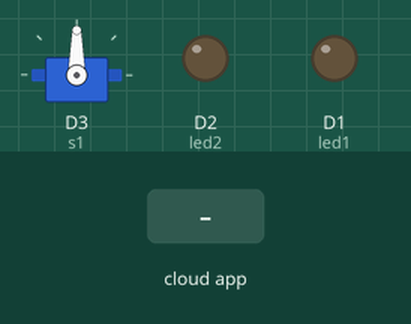
Simulated run of this sketch. Board: ESP8266 (NodeMCU). Parts: servo, output pins drawn as LEDs (lit = HIGH). The test bench sets the inputs (shaded band). WiFi joins after 1.5 s; servers stay silent unless stated; no MQTT or app messages arrive unless stated; what the sketch prints to the serial monitor is not drawn.

Above: at 2.7 s.
2.8 s: the phone or cloud app sets LED1 to 1
At 3.5 s:
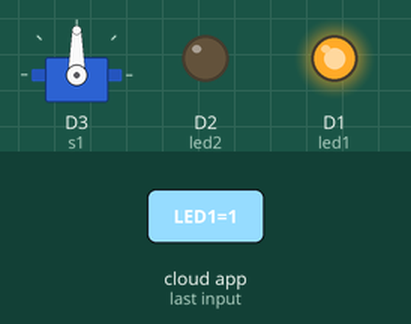
4.3 s: the phone or cloud app sets LED2 to 1
At 4.8 s:
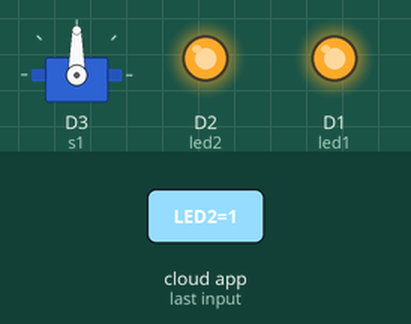
5.8 s: the phone or cloud app sets Servo to 0
At 7.0 s:
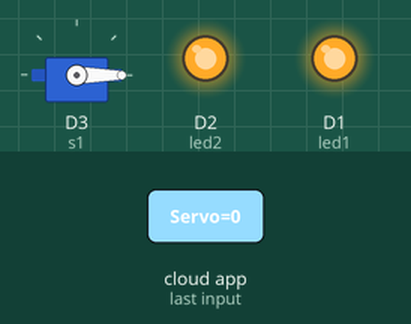
7.3 s: the phone or cloud app sets LED1 to 0
At 8.4 s:
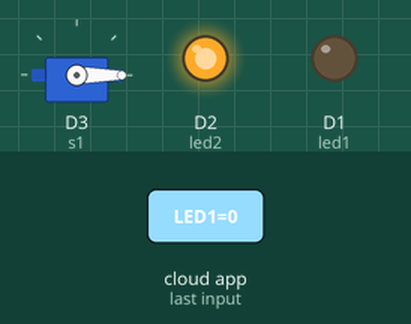
8.8 s: the phone or cloud app sets LED2 to 0
At 10.0 s:
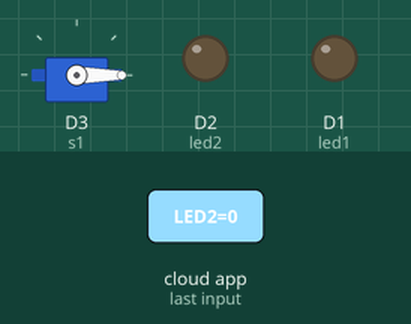
10.3 s: the phone or cloud app sets Servo to 1
At 11.3 s:
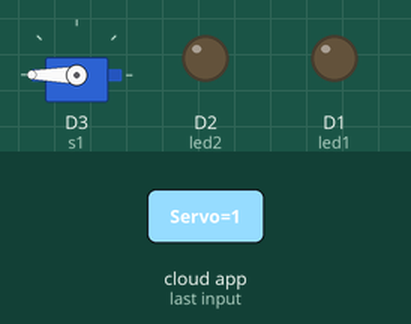
Timing chart, 0 to 12.8 s (numbered marks = the images above; inputs shaded):
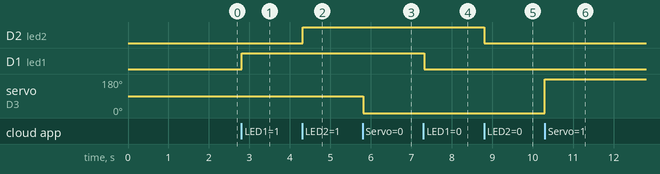

The sketch:

Project.ino
```cpp
#include <ESP8266WiFi.h>
#include "Adafruit_MQTT.h"
#include "Adafruit_MQTT_Client.h"
#include<Servo.h>
#define led1 D1
#define led2 D2
Servo s1;

#define WLAN_SSID       ""    //wifi access name
#define WLAN_PASS       ""    // password

#define AIO_SERVER      "io.adafruit.com"
#define AIO_SERVERPORT  1883
#define AIO_USERNAME    ""
#define AIO_KEY         ""

//WIFI CLIENT
WiFiClient client;

Adafruit_MQTT_Client mqtt(&client, AIO_SERVER, AIO_SERVERPORT, AIO_USERNAME, AIO_KEY);

Adafruit_MQTT_Subscribe Light1 = Adafruit_MQTT_Subscribe(&mqtt, AIO_USERNAME"/feeds/LED1"); // Feeds name should be same everywhere
Adafruit_MQTT_Subscribe Light2 = Adafruit_MQTT_Subscribe(&mqtt, AIO_USERNAME "/feeds/LED2");
Adafruit_MQTT_Subscribe Servo = Adafruit_MQTT_Subscribe(&mqtt, AIO_USERNAME "/feeds/Servo");

void MQTT_connect();

void setup() {
  Serial.begin(115200);
  pinMode(led1, OUTPUT);
  pinMode(led2, OUTPUT);
  s1.attach(D3);

  WiFi.begin(WLAN_SSID, WLAN_PASS);
  while (WiFi.status() != WL_CONNECTED) {
    delay(500);

  }
  mqtt.subscribe(&Light1);
  mqtt.subscribe(&Light2);
  mqtt.subscribe(&Servo);

}

void loop() {

  MQTT_connect();


  Adafruit_MQTT_Subscribe *subscription;
  while ((subscription = mqtt.readSubscription(20000))) {
    if (subscription == &Light1) {
      int Light1_State = atoi((char *)Light1.lastread);
      digitalWrite(led1, Light1_State);

    }
    if (subscription == &Light2) {
      int Light2_State = atoi((char *)Light2.lastread);
      digitalWrite(led2, Light2_State);
    }
    if (subscription == &Servo) {
      int Servo_State = atoi((char *)Servo.lastread);
      if(Servo_State==0){
        s1.write(0);
      }
      if(Servo_State==1){
        s1.write(180);
      }

    }
  }


}

void MQTT_connect() {
  int8_t ret;

  if (mqtt.connected()) {
    return;
  }

  Serial.print("Connecting to MQTT ");

  uint8_t retries = 3;

  while ((ret = mqtt.connect()) != 0) {
    Serial.println(mqtt.connectErrorString(ret));
    Serial.println("Retrying MQTT connection");
    mqtt.disconnect();
    delay(5000);
    retries--;
    if (retries == 0) {
      while (1);
    }
  }
  Serial.println("MQTT Connected!");

}
```

Measured:
- after the input at 2.8 s, D1 (led1): LOW → HIGH at once
- after the input at 4.3 s, D2 (led2): LOW → HIGH at once
- after the input at 5.8 s, servo on D3 (s1): 90° → 0° at once
- after the input at 7.3 s, D1 (led1): HIGH → LOW at once
- after the input at 8.8 s, D2 (led2): HIGH → LOW at once
- after the input at 10.3 s, servo on D3 (s1): 0° → 180° at once
